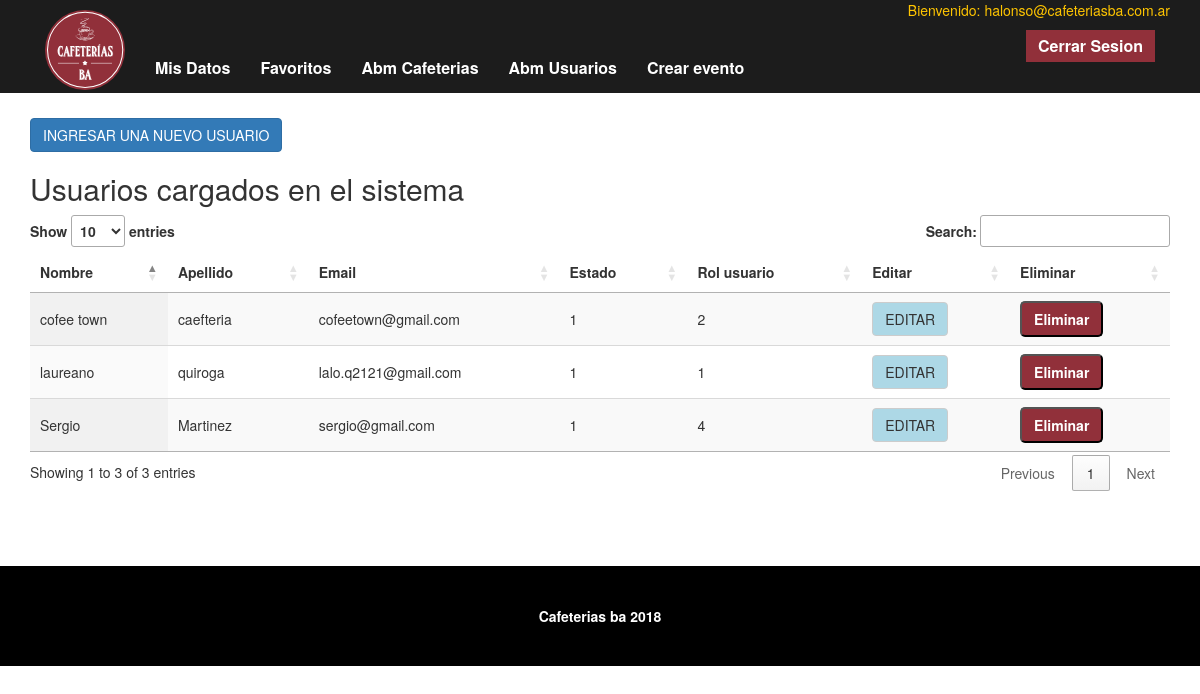
The app's page /abmusuarios (signed in) with its own data.
### tables this page shows
CREATE TABLE `usuarios` (
  `id` int(11) NOT NULL,
  `rol_usuario_id` int(11) NOT NULL,
  `estados_id` int(11) NOT NULL,
  `nombre` varchar(80) DEFAULT NULL,
  `apellido` varchar(80) DEFAULT NULL,
  `email` varchar(100) NOT NULL,
  `pass` varchar(70) NOT NULL,
  `ubicacion_foto` varchar(45) DEFAULT NULL,
  `fecha_registro` timestamp NULL DEFAULT NULL
);

### autoload.php (called while the page is built, shortened)
<?php
spl_autoload_register(function($className) {
    $className = str_replace('\\', '/', $className);
    $filepath = '../app/' . $className . ".php";
});

### app/cafeterias/Core/Request.php (called while the page is built, shortened)
<?php
class Request
{
    protected $requestedUrl;
    protected $method;
    public function __construct()
    {
        $this->method = $_SERVER['REQUEST_METHOD'];
        $rutaAbsoluta = $_SERVER['DOCUMENT_ROOT'] . $_SERVER['REQUEST_URI'];
        $this->requestedUrl = str_replace(App::getPublicPath(), '', $rutaAbsoluta);
    }
    public function getRequestedUrl()
    {
        return $this->requestedUrl;
    }
    public function getMethod()
    {
        return $this->method;
    }
}

### app/cafeterias/Core/Route.php (called while the page is built, shortened)
<?php
class Route
{
    protected static $routes = [
        'GET'       => [],
        'POST'      => [],
        'PUT'       => [],
        'DELETE'    => [],
    ];
    public static function add($method, $url, $controller)
    {
        $method = strtoupper($method);
        self::$routes[$method][$url] = $controller;
    }
    public static function exists($method, $url)
    {
        if(isset(self::$routes[$method][$url])) {
            return true;
        }
        else if(self::parameterizedRouteExists($method, $url)) {
            return true;
        } else {
            return false;
        }
    }
}

### public/index.php (called while the page is built, shortened)
<?php
require __DIR__ . '/../autoload.php';
$rootPath = realpath(__DIR__ . '/../');
$rootPath = str_replace('\\', '/', $rootPath);
$app = new \cafeterias\Core\App($rootPath);
$app->run();

### app/cafeterias/Models/Modelo.php (called while the page is built, shortened)
<?php
class Modelo
{
	public static function getAll()
	{
		$self = new static;
		$db = DBConnection::getConnection();
		$query = "SELECT * FROM " . $self->table;
		$stmt = $db->prepare($query);
		$stmt->execute();
		$salida = [];
		while($fila = $stmt->fetch(PDO::FETCH_ASSOC)) {
			$obj = new static;
			$obj->loadDataFromRow($fila);
			$salida[] = $obj;
		}
		return $salida;
	}
}

### views/admin/abmusuarios.php (the view, shortened to what this page needs)
<div class="container" >
<div class=" containertiposcargados">
   <a class="btn btn-primary" data-toggle="collapse" href="#formulariousuario" role="button" aria-expanded="false" aria-controls="collapseExample">
    INGRESAR UNA NUEVO USUARIO
  </a>
    <h2>Usuarios cargados en el sistema</h2>
    <table id="usuariostabla" class="display" style="width:100%">
      <thead>
        <tr>
          <th>Nombre</th>
          <th>Apellido</th>
          <th>Email</th>
          <th>Estado</th>
          <th>Rol usuario</th>
          <th>Editar</th>
          <th>Eliminar</th>
        </tr>
      </thead>
      <tbody>
<?php
foreach ($usuarios as $row) {
if($row->estados_id != 2){
    echo("<tr>");
   if(isset($row->nombre)){
        echo('<td>'.$row->nombre.'</td>');
    }else{
        echo('<td> - </td>');
    }
    if(isset($row->apellido)){
        echo('<td>'.$row->apellido.'</td>');
    }else{
        echo('<td> - </td>');
    }
    if(isset($row->email)){
        echo('<td>'.$row->email.'</td>');
    }else{
        echo('<td> - </td>');
    }
    if(isset($row->estados_id)){
        echo('<td>'.$row->estados_id.'</td>');
    }else{
        echo('<td> - </td>');
    }
    if(isset($row->rol_usuario_id)){
        echo('<td>'.$row->rol_usuario_id.'</td>');
    }else{
        echo('<td> - </td>');
    }
    echo("<td><a href='abmusuarios/editar/".$row->id."'  class='login-button btn btn-default boton2'>EDITAR</a></td>");
    echo("<td><input type='button' value ='Eliminar' class='eliminar boton' id='$row->id' ></td>");
    echo("</tr>");
}
    }
?>
      </tbody>
    </table>
  </div>
</div>

### app/cafeterias/Core/App.php (shortened to what this page needs)
<?php
class App
{
    private static $publicPath;
    private static $urlPath;
    public function __construct($rootPath)
    {
        self::$publicPath = $rootPath . '/public';
        self::$urlPath = $_SERVER['REQUEST_SCHEME'] . "://" . $_SERVER['SERVER_NAME'] .  $_SERVER['SCRIPT_NAME'];
        self::$urlPath = substr(self::$urlPath, 0, -9);
    }
    public function run()
    {
        $this->request = new Request();
        if(Route::exists($this->request->getMethod(), $this->request->getRequestedUrl())) {
            $controller = Route::getController($this->request->getMethod(), $this->request->getRequestedUrl());
            $this->executeController($controller);
            } else {
                header('Location: ' . self::getUrlPath() );
        }
    }
    public function executeController($controller)
    {
        $controllerData = explode('@', $controller);
        $controllerMethod = $controllerData[1];
        $controllerObject = new $controllerName;
        $controllerObject->{$controllerMethod}();
    }
    public static function urlTo($path = '')
    {
        if(strpos($path, '/') === 0) {
            $path = substr($path, 1);
        }
        return self::$urlPath . $path;
    }
    public static function getPublicPath()
    {
        return self::$publicPath;
    }
}

### app/cafeterias/Controllers/UserController.php (shortened to what this page needs)
<?php
class UserController{
  public static function traerTodos(){
            if($_SESSION['Rol'] == 1 ){
                $usuarios = User::getAll();
                View::render('admin/abmusuarios', compact('usuarios'),1);
            }
	}
}

### views/templates/header.php (shortened to what this page needs)
<!DOCTYPE html>
<html lang="es">
  <head>
    <link rel="stylesheet" href="<?= \cafeterias\Core\App::urlTo('css/bootstrap.css');?>">
    <link rel="stylesheet" href="<?= \cafeterias\Core\App::urlTo('css/estilos.css');?>">
     <link rel="stylesheet" type="text/css" href="https://cdn.datatables.net/1.10.19/css/jquery.dataTables.min.css"/>
  </head>
  <body>

### app/cafeterias/Core/View.php (shortened to what this page needs)
<?php
class View {
    public static function render($__vista, $__data = [], $admin = null) {
        require App::getViewsPath() . '/templates/header.php';
        if ($admin == 1) {
            require App::getViewsPath() . '/templates/menuadmin.php';
        } else if($admin == 4){
            require App::getViewsPath() . '/templates/menu_usuario.php';
        }else{
           require App::getViewsPath() . '/templates/menu.php';
        }
        require App::getViewsPath() . '/' . $__vista . ".php";
        require App::getViewsPath() . '/templates/footer.php';
    }
}

### views/templates/menuadmin.php (shortened to what this page needs)
<nav class="mainheader navbar navbar-default topNavigationBar">
      <div class="container usrmn">
        <?php
        echo '<p style="color: #FFC501;">Bienvenido: '.$_SESSION['Usuario'].'</p>';
        ?>
        <ul id="userMenu">
          <li class="regbutton"><a href="<?= \cafeterias\Core\App::urlTo('auth/logout');?>">Cerrar Sesion</a></li>
        </ul>
      </div>
      <div class="container">
        <div class="collapse navbar-collapse" id="navbar-1">
          <ul class="mainmenuleft nav navbar-nav">
            <li>
              <a id="" class="navbar-brand" rel="home" href="<?= \cafeterias\Core\App::urlTo('/');?>">
                <img id="menuimg" style="width: 80px;" alt="Cafeter&iacuteas BA" src="<?= \cafeterias\Core\App::urlTo('img/logoCafeteriasBA.svg') ?>">
              </a></li>
            <li><a href="<?= \cafeterias\Core\App::urlTo('panel_usuario');?>">Mis Datos</a></li>
            <li><a href="<?= \cafeterias\Core\App::urlTo('favoritos');?>">Favoritos</a></li>
            <li><a href="<?= \cafeterias\Core\App::urlTo('abmcafeterias');?>">Abm Cafeterias</a></li>
            <li><a href="<?= \cafeterias\Core\App::urlTo('abmusuarios');?>">Abm Usuarios</a></li>
            <li><a href="<?= \cafeterias\Core\App::urlTo('crearevento');?>">Crear evento</a></li>
          </ul>
        </div>
      </div>
    </nav>

### views/templates/footer.php (shortened to what this page needs)
    <div class="footer mainheader ">
      <p>Cafeterias ba 2018</p>
    </div>
</body>
</html>

### public/css/estilos.css (style rules this page uses)
.mainheader { background-color:#1C1C1C; margin-bottom:0px; }
.navbar-default { border:none;border-radius:none; }
@media (min-width: 768px) { .navbar { border-radius: 0px!important; } }
#userMenu li , #mainMenu li { display:inline; }
#userMenu { padding:5px; display:block; margin-top:5px; margin-bottom:-20px; }
#userMenu li { display:inline; padding:6px 12px 6px 12px; margin-left:10px; margin-right:10px; }
#userMenu .regbutton { background-color:#91303a; }
#userMenu li a, #mainMenu li a { color:#fff;font-size:16px; font-weight:bold; }
.navbar-collapse { border-top:0px; }
.usrmn { text-align:right; }
.footer { padding-top:40px; padding-bottom:40px; background-color: black; color:#fff; color:white; text-align: center; margin: 50px 0px; }
.footer p { margin: 0 0 0px; color: white; font-weight: bold; }
#menuimg { margin-top: -48px; width: 60px; }
.mainmenuleft li a { color:#fff!important;font-size:16px; font-weight:bold; }
#userMenu { display:block; }
.boton { background-color: #91303a!important; color: white!important; font-weight: bold!important; padding: 6px 12px!important; border-radius: 5px; }
.boton2 { background-color: lightblue!important; }
.containertiposcargados { margin: 25px 0px; }

### records on screen
usuarios: nombre "Sergio", apellido "Martinez", email "sergio@gmail.com", estados "1", rol_usuario "4"
usuarios: nombre "cofee town", apellido "caefteria", email "cofeetown@gmail.com", estados "1", rol_usuario "2"
usuarios: nombre "laureano", apellido "quiroga", email "lalo.q2121@gmail.com", estados "1", rol_usuario "1"

### other values on screen
$_SESSION['Usuario'] "halonso@cafeteriasba.com.ar"
